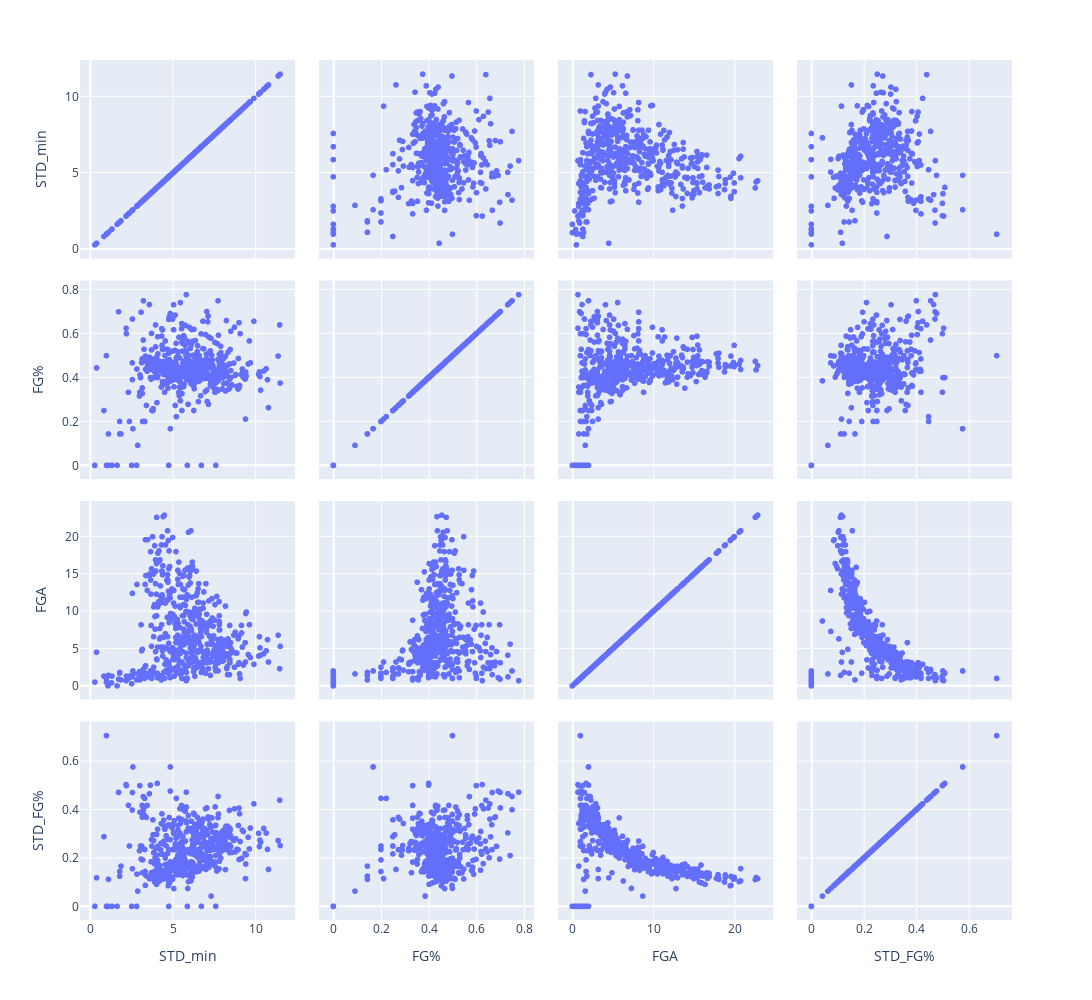

The notebook cell saved with this chart:
### Code cell
import plotly.express as px
df = px.data.iris()
fig = px.scatter_matrix(player_fg_percent_std,
                       dimensions= ['STD_min', 'FG%','FGA','STD_FG%'],
                       width= 1500,
                       height = 1000,
                       hover_name = "Name")
fig.show()

### Figure 1 — Plotly figure (JSON) as saved in the notebook; plotly's stock layout.template omitted (floating-point values rounded to 4 significant figures; data arrays with more than 128 entries replaced by an {"elided": "..."} marker saying what was removed)
{"data": [{"dimensions": [{"axis": {"matches": true}, "label": "STD_min", "values": {"elided": "508 float values"}}, {"axis": {"matches": true}, "label": "FG%", "values": {"elided": "508 float values"}}, {"axis": {"matches": true}, "label": "FGA", "values": {"elided": "508 float values"}}, {"axis": {"matches": true}, "label": "STD_FG%", "values": {"elided": "508 float values"}}], "hovertemplate": "<b>%{hovertext}</b><br><br>%{xaxis.title.text}=%{x}<br>%{yaxis.title.text}=%{y}<extra></extra>", "hovertext": {"elided": "508 str values"}, "legendgroup": "", "marker": {"color": "#636efa", "symbol": "circle"}, "name": "", "showlegend": false, "type": "splom"}], "layout": {"dragmode": "select", "height": 1000, "legend": {"tracegroupgap": 0}, "margin": {"t": 60}, "width": 1500}}
